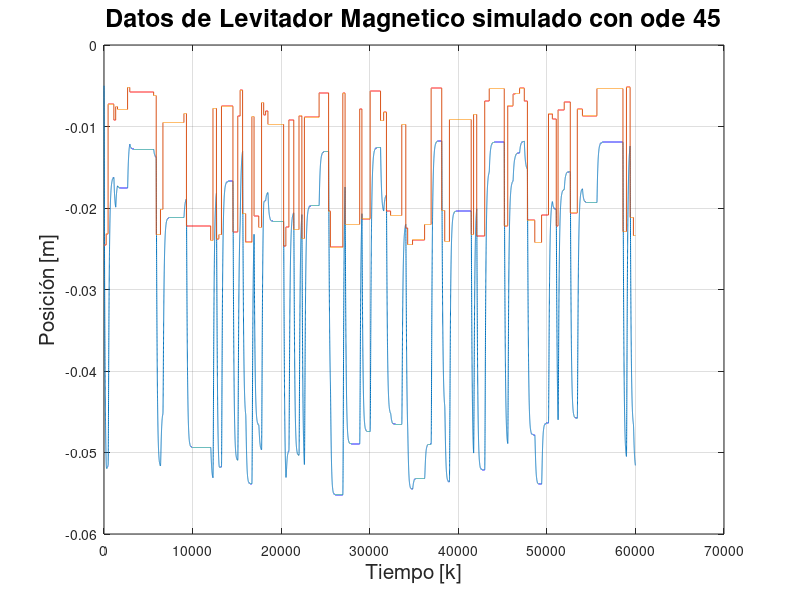

This figure's MATLAB source: (Note: this script raises an error after producing the figure.)
clear
close all
clc

%% Load Data %%
addpath('ejercicio_2/p3_ode45/')
addpath('ejercicio_2/p3_ode45/ts/')
addpath('ejercicio_2/toolbox_difuso/')

load('maglev_pd_ode_45_data.mat')
data_posicion = simout(1,:).';
load('aprbs.mat')
U = aprbs;

figure()
plot(data_posicion);
hold on
plot(U);
grid on;
title('Datos de Levitador Magnetico simulado con ode 45', 'FontSize', 18);
xlabel('Tiempo [k]', 'FontSize', 15);
ylabel('Posición [m]', 'FontSize', 15);


%% Parámetros del modelo %%
max_regs = 10;
max_clusters = 10;
porcentajes = [60 20 20];
[y, x] = autoregresores(data_posicion, U, max_regs, max_regs);

[Y.ent, Y.test, Y.val, X_fmin.ent, X_fmin.test, X_fmin.val] = separar_datos(y, x, porcentajes);

%% Optimizar modelo - Reglas %%
[err_test, err_ent] = clusters_optimo(Y.test, Y.ent, X_fmin.test, X_fmin.ent, max_clusters);
figure()
plot(err_test, 'b','LineWidth', 2)
hold on
plot(err_ent, 'r','LineWidth', 2)

% Encontrar el punto más bajo del gráfico de error de test y agregar un círculo
[min_error_test, idx_optimo] = min(err_test);
plot(idx_optimo, min_error_test, 'bo', 'MarkerSize', 10, 'LineWidth', 2, 'MarkerFaceColor', 'b');

title('Error de test y entrenamiento', 'FontSize', 18)
xlabel('Número de reglas', 'FontSize', 15)
ylabel('Error', 'FontSize', 15)

% Agregar el número de reglas óptimo en la leyenda
legend('Error de test', 'Error de entrenamiento', sprintf('Reglas óptimas = %d', idx_optimo))

ax = gca;
ax.FontSize = 15;
grid on
set(gcf,'color','w');

%% Optimizar modelo - Regresores %%
clusters = 2; % numero de clusters elegido anteriormente
num_iter = 20; % Número de iteraciones
[rmse_values,y_hat,model,x_optim_ent, x_optim_test, x_optim_val, eliminated_regressors, minJ] = optimize_model(Y, X_fmin, clusters, num_iter);

%% Plot Predicciones %%
y_hat_ = ysim(x_optim_test, model.a, model.b, model.g);

figure()
plot(Y.test, 'b')
hold on
plot(y_hat_, 'r')
hold off
legend('Valor real', 'Valor predicho')
xlabel('Número de muestras', 'FontSize', 15)
ylabel('Valores', 'FontSize', 15)
set(gcf, 'color', 'w');
grid on
title('Predicción a 1 paso en test', 'FontSize', 18);

%% Save Model %%
save('ejercicio_2/p3_ode45/ts/maglev_ts_model.mat', 'model');
save('ejercicio_2/p3_ode45/ts/regresores_eliminados_modelo_ts.mat', 'eliminated_regressors');

%% Intervalos Difusos %%
addpath('ejercicio_1/fuzzy_ts/')

s = fuzzy_numbers(model, x_optim_val,Y.val ,100 ,200 ,0.1);
n = length(s);    
s_l = s(1:n/2);
s_u = s(n/2+1:end);

[y_hat_lower, y_hat_upper] = ysim_lower_upper(x_optim_test, model.a, model.b, model.g, s_l, s_u);

%% Plot predicción de intervalos a 1 paso %%
figure()
x = 1: length(Y.test);
plot(Y.test, '.b');
hold on
plot(y_hat_lower, 'k', 'LineWidth', .1);
hold on
plot(y_hat_upper, 'k', 'LineWidth', .1);
x2 = [x, fliplr(x)];
inBetween = [y_hat_lower', fliplr(y_hat_upper')];
fill(x2, inBetween, 'black', 'FaceAlpha', 0.3, 'EdgeColor', 'red', 'EdgeAlpha', 0.2, 'DisplayName', 'Intervalo de confianza');

xlabel('Tiempo [k]', 'FontSize', 15)
ylabel('Salida y(k)', 'FontSize', 15)
set(gcf, 'color', 'w');
grid on
title('Comparación de datos reales e intervalo de confianza, método de números difusos', 'FontSize', 18);
legend('show');
legend('Valor real', 'Intervalo de confianza')
% PINAW y PICP
rmse(y_hat_, Y.test)
mae(abs(y_hat_ - Y.test))
compute_picp(model, x_optim_test, Y.test, s_l, s_u)
compute_pinaw(model, x_optim_test, Y.test, s_l, s_u)

%% Guardamos spreads %%
save('ejercicio_2/p3_ode45/ts/spreads_ts_model.mat', 's');

% END OF FILE %